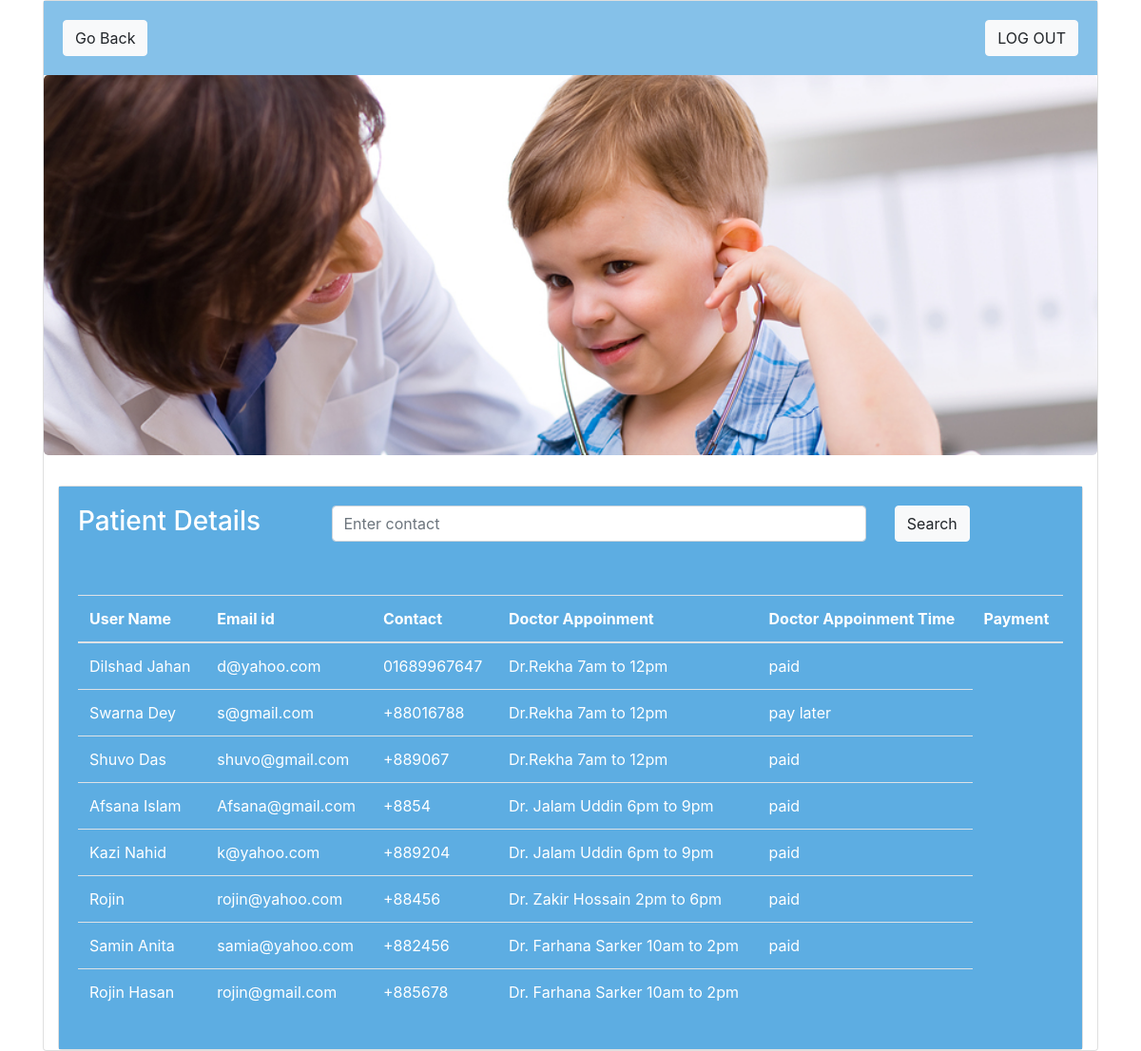
The app's page /pms/patient_details.php with its own data.
### tables this page shows
CREATE TABLE `doctorapp` (
  `username` varchar(40) NOT NULL,
  `password` varchar(40) NOT NULL,
  `email` varchar(40) NOT NULL,
  `contact` varchar(40) NOT NULL,
  `docapp` varchar(40) NOT NULL,
  `payment` varchar(40) NOT NULL,
  `prescription` longblob NOT NULL
);

### pms/ppfunc.php (the view)
<?php
$con=mysqli_connect("localhost","root","","pmsdb");
function get_patient_details(){
	global $con;
	$query="select * from doctorapp";
	$result=mysqli_query($con,$query);
	while ($row=mysqli_fetch_array($result)){
	$username=$row['username'];
	$email=$row['email'];
	$contact=$row['contact'];
	$docapp=$row['docapp'];
	$payment=$row['payment'];
	echo "<tr>
      <td>$username</td>
      <td>$email</td>
      <td>$contact</td>
      <td>$docapp</td>
      <td>$payment</td>
    </tr>";
	}
}
?>

### records on screen
doctorapp: username "Dilshad Jahan", email "d@yahoo.com", contact "01689967647", docapp "Dr.Rekha 7am to 12pm", payment "paid"
doctorapp: username "Swarna Dey", email "s@gmail.com", contact "+88016788", docapp "Dr.Rekha 7am to 12pm", payment "pay later"
doctorapp: username "Shuvo Das", email "shuvo@gmail.com", contact "+889067", docapp "Dr.Rekha 7am to 12pm", payment "paid"
doctorapp: username "Afsana Islam", email "Afsana@gmail.com", contact "+8854", docapp "Dr. Jalam Uddin 6pm to 9pm", payment "paid"
doctorapp: username "Kazi Nahid", email "k@yahoo.com", contact "+889204", docapp "Dr. Jalam Uddin 6pm to 9pm", payment "paid"
doctorapp: username "Rojin", email "rojin@yahoo.com", contact "+88456", docapp "Dr. Zakir Hossain 2pm to 6pm", payment "paid"
doctorapp: username "Samin Anita", email "samia@yahoo.com", contact "+882456", docapp "Dr. Farhana Sarker 10am to 2pm", payment "paid"
doctorapp: username "Rojin Hasan", email "rojin@gmail.com", contact "+885678", docapp "Dr. Farhana Sarker 10am to 2pm"
